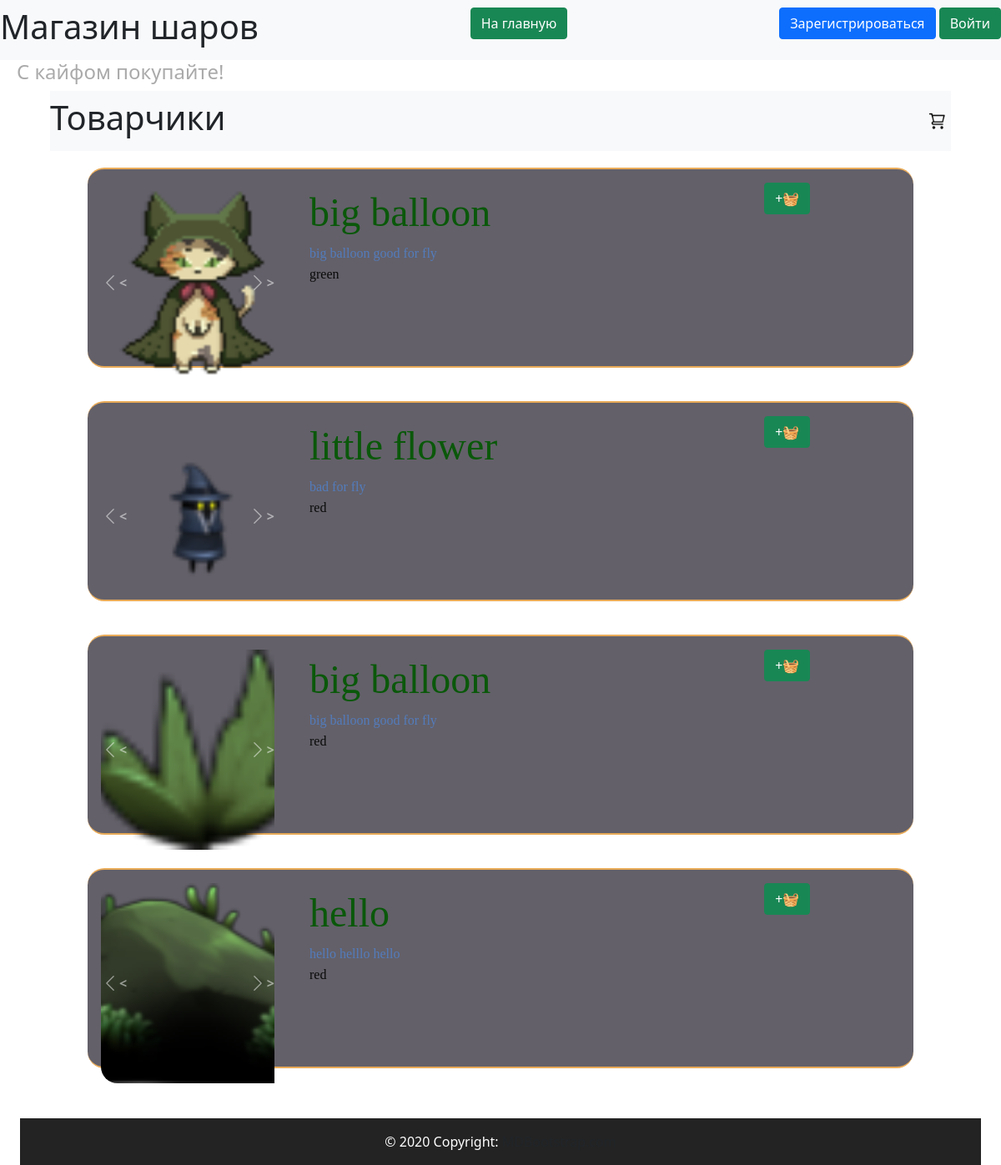
/index, run on the app's committed database.
### data/products.py (models this page shows, shortened)
class Products(SqlAlchemyBase, SerializerMixin):
    __tablename__ = 'products'
    id = sqlalchemy.Column(sqlalchemy.Integer,
                           primary_key=True, autoincrement=True)
    color = sqlalchemy.Column(sqlalchemy.String, nullable=True)
    sale = sqlalchemy.Column(sqlalchemy.Integer, nullable=True)
    cost = sqlalchemy.Column(sqlalchemy.Integer)
    remains = sqlalchemy.Column(sqlalchemy.Integer, nullable=True)
    img = sqlalchemy.Column(sqlalchemy.String, default='0_0_0_none.jpg')
    product_group_id = sqlalchemy.Column(sqlalchemy.Integer, sqlalchemy.ForeignKey("product_group.id"))
    product_group = orm.relationship('ProductGroup')

### data/products_group.py (models this page shows, shortened)
class ProductGroup(SqlAlchemyBase, SerializerMixin):
    __tablename__ = 'product_group'
    id = sqlalchemy.Column(sqlalchemy.Integer,
                           primary_key=True, autoincrement=True)
    title = sqlalchemy.Column(sqlalchemy.String, nullable=True)
    description = sqlalchemy.Column(sqlalchemy.String, nullable=True)
    type = sqlalchemy.Column(sqlalchemy.Integer, sqlalchemy.ForeignKey("types.id"))
    type_relation = orm.relationship('Types')
    products = orm.relationship("Products", back_populates='product_group')

### server.py (the view)
@app.route("/", methods=['GET', 'POST'])
@app.route("/index", methods=['GET', 'POST'])
def index():
    db_sess = db_session.create_session()
    products = db_sess.query(Products).all()
    for product in products:
        if product.img:
            product.img = product.img.split(', ')
    return render_template('pages/index.html', products=products, view='nocube')

### data/db_session.py (called while the page is built)
def create_session() -> Session:
    global __factory
    return __factory()

### templates/pages/index.html
{% extends "base.html" %}
{% block content %}
<nav class="navbar navbar-light bg-light title-width">
    <div align="left">
        <h1>Товарчики</h1>
    </div>
    <div align="right">
        <a href="/basket">
            <div class="basket-button"></div>
        </a>
    </div>
</nav>
<div class="menu">
    {% for product in products %}
    {% include 'includes/product.html' %}
    {% endfor %}
</div>
{% endblock %}

### templates/includes/product.html (shortened to what this page needs)
{%if view == 'cube'%}
<link rel="stylesheet" href="{{ url_for('static', filename='css/product_cube_style.css') }}">
{%else%}
<link rel="stylesheet" href="{{ url_for('static', filename='css/product_style.css') }}">
{%endif%}
<div class="product menu-item">
    <div class="product-img menu-item-image">
        {% if product.img[0]%}
        <div id="carousel{{product.id}}" class="carousel slide" data-bs-ride="false">
            <div class="carousel-inner">
                <div class="carousel-item active">
                    <img class="d-block menu-item-image" src="../static/img/products/{{product.img[0]}}"
                         alt="First slide">
                </div>
            </div>
            <a class="carousel-control-prev" href="#carousel{{product.id}}" role="button" data-slide="prev">
                <span class="carousel-control-prev-icon" aria-hidden="true"></span>
                <span class="sr-only"><b> < </b></span>
            </a>
            <a class="carousel-control-next" href="#carousel{{product.id}}" role="button" data-slide="next">
                <span class="carousel-control-next-icon" aria-hidden="true"></span>
                <span class="sr-only"><b> > </b></span>
            </a>
        </div>
        {%else%}
        <img class="menu-item-image" src="../static/img/products/none.jpg"
             alt="../static/img/products/{{product.img[0]}}"/>
        {%endif%}
    </div>
    <div class="product-description">
        <div align="left">
            <a href="/product/{{product.product_group_id}}/{{product.id}}"
               class="product-no-title text-decoration:none">
                <div>
                    <span class="product-description-title">{{product.product_group.title}}</span><br>
                    <span class="product-description-description">{{product.product_group.description}}</span><br>
                    <span class="product-description-color">{{product.color}}</span>
                </div>
            </a>
        </div>
    </div>
    <div class="product-button-plus">
        <button class="btn btn-success"
                onclick="addToBasket('{{ product.id }}'{% if current_user.is_authenticated %}, '{{current_user.id}}' {%endif%});">
            +🧺
        </button>
    </div>
</div>

### static/css/header.css (style rules this page uses)
:root { --main-color: #0179FA; --second-color: white; }

### static/css/footer.css (style rules this page uses)
:root { --main-color: #111111; --second-color: white; }

### static/css/style.css (style rules this page uses)
:root { --main-color: #0179FA; --second-color: #ffffff; --thirdly_color: #629ee3; }
body { background-color: var(--second-color); }

### static/css/mystyle.css (style rules this page uses)
html { --firstly-color: white; --secondary-color: rgba(91, 82, 212, 0.837); --thirdly-color: rgb(99, 96, 105); --fourly-color: rgb(144, 182, 242); --black: rgb(35, 35, 35); --dark-blue: #12191D; --white: #FFFFFF; --green: #33FF00; --caribbean: #00E197; --light-green: #8EEF8C; --turquoise: #12EEFF; --pink: #F053D5; --red: #FE785A; --gray-900: #0C1114; --gray-700: #242A2C; --gray-650: #495257; --gray-600: #424B4F; --gray-500: #495257; --gray-300: #8D979E; --gray-200: #ACB4B9; --gray-150: #AEB6BB; --gray-100: #EEF1F3; --gray-50: #F6F8F9; }
.basket-button { width: 3vh; height: 3vh; border: none; background-image: url('../img/system/cart_icon.png'); background-size: cover; margin: 5px 5px; }
.menu { display: flex; justify-content: space-around; align-items: flex-start; flex-wrap: wrap; padding: 5vh; padding-top: 0; }
.menu-item { width: 30vh; height: 30vh; margin: 20px 5px; text-align: center; background-color: var(--thirdly-color); position: relative; border-radius: 20px; flex-basis: content; }
.menu-item-image { width: 30vh; height: 30vh; border-radius: 20px; object-fit: cover; }
.title-width { min-width: 85vw; }
body { margin: 0; padding: 0; text-align: center; }

### static/css/product_style.css (style rules this page uses)
a { color:#537CBC; text-decoration:none; }
.product { border-top: 2px solid rgb(233 171 88); border-bottom: 2px solid rgb(233 171 88); display: grid; grid-template-columns: repeat(15, 1fr); grid-template-rows: repeat(3, 1fr); gap: 10px; grid-auto-rows: 1fr; }
.product > div { padding: 1em; color: #d9480f; }
.product-img { grid-column: 1 / 4; grid-row: 1 / 4; }
.product-description { grid-column: 4 / 11; grid-row: 1 / 4; }
.product-description-title { font-size: 3rem; font-family: cursive; color: rgb(10 88 10); text-align: left; }
.product-description-description { font-family: cursive; color: #537CBC; text-align: left; }
.product-description-color { font-family: cursive; color: rgb(10 10 10); text-align: left; }
.product-no-title { color: rgb(1 1 1); }
.product-button-plus { grid-column: 12 / 15; grid-row: 1 / 2; }

### data on the page
Products: shows a picture, product_group "big balloon", product_group.description "big balloon good for fly", color "green"
Products: img (picture), product_group "little flower", product_group.description "bad for fly", color "red"
Products: shows a picture, product_group "big balloon", product_group.description "big balloon good for fly", color "red"
Products: shows a picture, product_group "hello", product_group.description "hello helllo hello", color "red"
